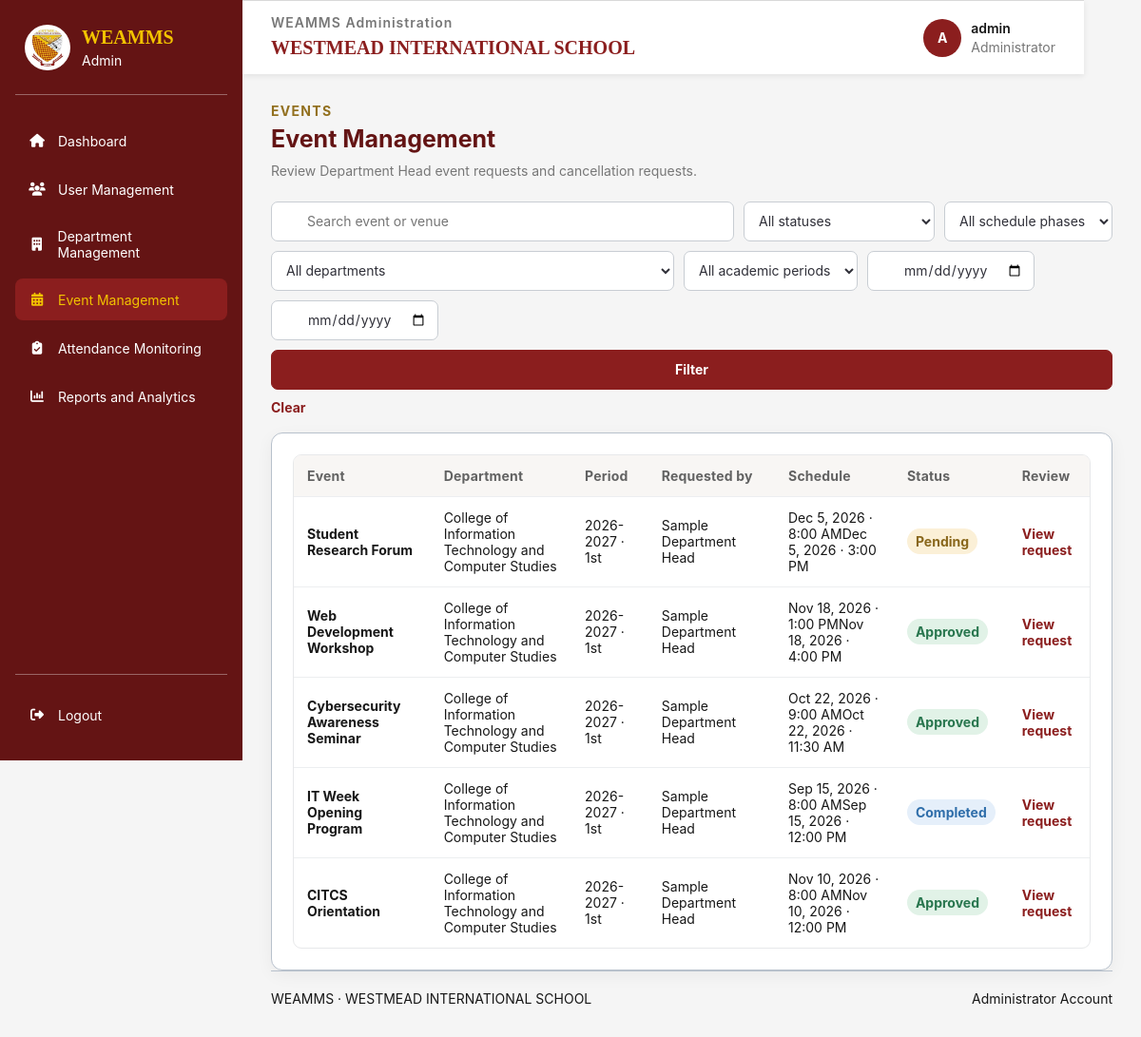
The page /admin/events/index.php (signed in) on the database its author committed.
### tables this page shows
CREATE TABLE `events` (
  `event_id` bigint(20) UNSIGNED NOT NULL,
  `department_id` bigint(20) UNSIGNED NOT NULL,
  `requested_by` bigint(20) UNSIGNED NOT NULL,
  `academic_period_id` bigint(20) UNSIGNED NOT NULL,
  `event_title` varchar(200) NOT NULL,
  `event_description` text DEFAULT NULL,
  `venue` varchar(200) DEFAULT NULL,
  `start_at` datetime NOT NULL,
  `end_at` datetime NOT NULL,
  `attendance_opens_at` datetime DEFAULT NULL,
  `attendance_closes_at` datetime DEFAULT NULL,
  `event_status` enum('pending','approved','rejected','cancelled','cancellation_requested','completed') NOT NULL DEFAULT 'pending',
  `admin_reviewed_by` bigint(20) UNSIGNED DEFAULT NULL,
  `admin_reviewed_at` datetime DEFAULT NULL,
  `admin_remarks` text DEFAULT NULL,
  `cancellation_requested_at` datetime DEFAULT NULL,
  `cancellation_requested_by` bigint(20) UNSIGNED DEFAULT NULL,
  `cancellation_request_remarks` text DEFAULT NULL,
  `created_at` timestamp NOT NULL DEFAULT current_timestamp(),
  `updated_at` timestamp NOT NULL DEFAULT current_timestamp() ON UPDATE current_timestamp()
);

CREATE TABLE `departments` (
  `department_id` bigint(20) UNSIGNED NOT NULL,
  `department_code` varchar(30) NOT NULL,
  `department_name` varchar(150) NOT NULL,
  `description` text DEFAULT NULL,
  `is_active` tinyint(1) NOT NULL DEFAULT 1,
  `department_head_can_edit` tinyint(1) NOT NULL DEFAULT 0,
  `department_head_can_edit_attendance` tinyint(1) NOT NULL DEFAULT 0,
  `created_at` timestamp NOT NULL DEFAULT current_timestamp()
);

CREATE TABLE `academic_periods` (
  `academic_period_id` bigint(20) UNSIGNED NOT NULL,
  `academic_year` varchar(20) NOT NULL,
  `semester` enum('1st','2nd','Summer','Other') NOT NULL DEFAULT '1st',
  `start_date` date NOT NULL,
  `end_date` date NOT NULL,
  `is_current` tinyint(1) NOT NULL DEFAULT 0,
  `created_at` timestamp NOT NULL DEFAULT current_timestamp()
);

CREATE TABLE `department_heads` (
  `department_head_id` bigint(20) UNSIGNED NOT NULL,
  `user_id` bigint(20) UNSIGNED NOT NULL,
  `department_id` bigint(20) UNSIGNED NOT NULL,
  `employee_number` varchar(50) DEFAULT NULL,
  `first_name` varchar(100) NOT NULL,
  `middle_name` varchar(100) DEFAULT NULL,
  `last_name` varchar(100) NOT NULL,
  `created_at` timestamp NOT NULL DEFAULT current_timestamp()
);

### includes/admin_context.php (called while the page is built, shortened)
<?php
function adminEscape(mixed $value): string
{
    return htmlspecialchars((string) $value, ENT_QUOTES, 'UTF-8');
}

### admin/events/index.php (the view, shortened to what this page needs)
<?php
require_once __DIR__ . '/../../includes/admin_layout_start.php';
$query = trim(is_string($_GET['q'] ?? null) ? $_GET['q'] : '');
$dateFrom = is_string($_GET['date_from'] ?? null) && preg_match('/^\d{4}-\d{2}-\d{2}$/', $_GET['date_from']) ? $_GET['date_from'] : '';
$dateTo = is_string($_GET['date_to'] ?? null) && preg_match('/^\d{4}-\d{2}-\d{2}$/', $_GET['date_to']) ? $_GET['date_to'] : '';
$sql = 'SELECT e.event_id, e.event_title, e.start_at, e.end_at,
               e.event_status, d.department_name, ap.academic_year, ap.semester,
               dh.first_name, dh.middle_name, dh.last_name
        FROM events e
        INNER JOIN departments d ON d.department_id = e.department_id
        INNER JOIN academic_periods ap ON ap.academic_period_id = e.academic_period_id
        LEFT JOIN department_heads dh ON dh.department_head_id = e.requested_by
        WHERE 1 = 1';
$params = [];
$sql .= ' ORDER BY e.created_at DESC, e.event_id DESC';
$stmt = $pdo->prepare($sql);
$stmt->execute($params);
$events = $stmt->fetchAll(PDO::FETCH_ASSOC);
?>
<section class="admin-content-section">
    <div class="admin-page-heading">
        <div><span class="admin-eyebrow">Events</span><h2>Event Management</h2><p>Review Department Head event requests and cancellation requests.</p></div>
    </div>
    <form class="admin-filters" method="get" action="<?= adminEscape($adminBaseUrl) ?>/admin/events/index.php">
        <label class="admin-search-field"><span class="visually-hidden">Search event</span><input type="search" name="q" value="<?= adminEscape($query) ?>" placeholder="Search event or venue"></label>
        <label><span class="visually-hidden">Filter by status</span><select name="status">
            <option value="">All statuses</option>
        </select></label>
        <label><select name="phase"><option value="">All schedule phases</option></select></label>
        <label><select name="department_id"><option value="">All departments</option></select></label>
        <label><select name="academic_period_id"><option value="">All academic periods</option></select></label>
        <label><span class="visually-hidden">Start date from</span><input type="date" name="date_from" value="<?= adminEscape($dateFrom) ?>"></label>
        <label><span class="visually-hidden">Start date to</span><input type="date" name="date_to" value="<?= adminEscape($dateTo) ?>"></label>
        <button class="admin-filter-button" type="submit">Filter</button>
        <a class="admin-reset-link" href="<?= adminEscape($adminBaseUrl) ?>/admin/events/index.php">Clear</a>
    </form>
    <div class="admin-panel">
        <?php if ($events === []): ?>
            <p>No matching events.</p>
        <?php else: ?>
            <div class="admin-table-wrap">
                <table class="admin-table">
                    <thead><tr><th scope="col">Event</th><th scope="col">Department</th><th scope="col">Period</th><th scope="col">Requested by</th><th scope="col">Schedule</th><th scope="col">Status</th><th scope="col">Review</th></tr></thead>
                    <tbody>
                        <?php foreach ($events as $event): ?>
                            <?php $headName = trim(($event['first_name'] ?? '') . ' ' . (($event['middle_name'] ?? '') ? $event['middle_name'] . ' ' : '') . ($event['last_name'] ?? '')); ?>
                            <tr>
                                <td data-label="Event"><strong><?= adminEscape($event['event_title']) ?></strong></td>
                                <td data-label="Department"><?= adminEscape($event['department_name']) ?></td>
                                <td data-label="Period"><?= adminEscape($event['academic_year'] . ' · ' . $event['semester']) ?></td>
                                <td data-label="Requested by"><?= adminEscape($headName ?: '—') ?></td>
                                <td data-label="Schedule"><?= adminEscape(date('M j, Y · g:i A', strtotime($event['start_at']))) ?><span><?= adminEscape(date('M j, Y · g:i A', strtotime($event['end_at']))) ?></span></td>
                                <td data-label="Status"><span class="status-pill status-<?= adminEscape($event['event_status']) ?>"><?= adminEscape(ucwords(str_replace('_', ' ', $event['event_status']))) ?></span></td>
                                <td data-label="Review"><a class="admin-action-link" href="<?= adminEscape($adminBaseUrl) ?>/admin/events/view.php?id=<?= (int) $event['event_id'] ?>">View request</a></td>
                            </tr>
                        <?php endforeach; ?>
                    </tbody>
                </table>
            </div>
        <?php endif; ?>
    </div>
</section>
<?php require __DIR__ . '/../../includes/footer.php'; ?>
</main>
</body>
</html>

### assets/css/style.css (style rules this page uses)
:root { --wis-maroon-light: #B43737; --wis-maroon: #8B1E1E; --wis-maroon-dark: #641414; --wis-gold: #F2C300; --wis-gold-dark: #D6A900; --wis-white: #FFFFFF; --wis-light-blue: #E8F0FE; --wis-black: #171717; --wis-background: #F5F5F5; --wis-border: #B8C1CC; --wis-shadow: 0 8px 25px rgba(0, 0, 0, 0.10); }
* { box-sizing: border-box; margin: 0; padding: 0; }
html { scroll-behavior: smooth; }
body { display: flex; justify-content: center; align-items: flex-start; min-height: 100vh; padding: 0 20px; background: var(--wis-background); color: var(--wis-black); font-family: Arial, Helvetica, sans-serif; }
form { width: 100%; margin: 0 auto; }
button { display: block; width: 100%; min-height: 48px; padding: 12px 14px; border: 2px solid var(--wis-maroon); border-radius: 7px; background: var(--wis-maroon); color: var(--wis-white); font-family: Arial, Helvetica, sans-serif; font-size: 14px; font-weight: 700; cursor: pointer; transition: background 0.2s ease, border-color 0.2s ease, color 0.2s ease, transform 0.2s ease; }

### assets/css/admin.css (style rules this page uses)
body { align-items: center; }
.admin-dashboard-page { display: flex; align-items: flex-start; justify-content: flex-start; min-height: 100vh; padding: 0; background: #f5f5f5; color: #171717; font-family: 'Inter', Arial, sans-serif; }
.admin-content-section { width: 100%; max-width: 1500px; margin: 30px auto 0; }
.admin-page-heading { display: flex; align-items: flex-end; justify-content: space-between; gap: 18px; margin-bottom: 22px; }
.admin-eyebrow { display: block; margin-bottom: 5px; color: #92701f; font-size: 14px; font-weight: 700; letter-spacing: 1.3px; text-transform: uppercase; }
.admin-page-heading h2 { margin: 0; color: #641414; font-size: 25px; line-height: 1.3; }
.admin-page-heading p, .admin-panel-heading p { margin: 6px 0 0; color: #777; font-size: 14px; line-height: 1.5; }
.admin-panel { min-width: 0; padding: 22px; border: 1px solid #b8c1cc; border-radius: 12px; background: #fff; box-shadow: 0 5px 18px rgb(0 0 0 / 5%); }
.admin-filters { display: flex; align-items: center; flex-wrap: wrap; gap: 10px; margin-bottom: 18px; }
.admin-filters label { margin: 0; }
.admin-search-field { position: relative; display: block; flex: 1 1 270px; min-width: 180px; }
.admin-filters input, .admin-filters select { width: 100%; min-height: 42px; padding: 9px 11px; border: 1px solid #c8cdd3; border-radius: 7px; background: #fff; color: #303039; font: inherit; font-size: 14px; }
.admin-filters input { padding-left: 37px; }
.admin-filters select { min-width: 150px; }
.admin-filter-button { min-height: 42px; padding: 9px 16px; border: 1px solid #8b1e1e; border-radius: 7px; background: #8b1e1e; color: #fff; font: inherit; font-size: 14px; font-weight: 700; cursor: pointer; }
.admin-reset-link { color: #8b1e1e; font-size: 14px; font-weight: 700; text-decoration: none; }
.admin-table-wrap { width: 100%; overflow-x: auto; border: 1px solid #e7e8ea; border-radius: 9px; }
.admin-table { width: 100%; border-collapse: collapse; text-align: left; }
.admin-table th, .admin-table td { padding: 13px 14px; border-bottom: 1px solid #eceef0; vertical-align: middle; font-size: 14px; }
.admin-table th { background: #f8f6f4; color: #626262; font-size: 14px; font-weight: 700; letter-spacing: 0.2px; white-space: nowrap; }
.admin-table tbody tr:last-child td { border-bottom: 0; }
.admin-action-link { color: #8b1e1e; font-weight: 700; text-decoration: none; }
.admin-dashboard-page .status-pill { display: inline-flex; align-items: center; padding: 5px 9px; border-radius: 20px; font-size: 14px; font-weight: 700; }
.admin-dashboard-page .status-approved { background: #e1f2e7; color: #28764e; }
.admin-dashboard-page .status-pending, .admin-dashboard-page .status-cancellation_requested { background: #fbf0d7; color: #89671b; }
.admin-dashboard-page .status-completed { background: #e5effa; color: #2f6eaa; }

### rows shown on the page
events: event_title "Student Research Forum", department.department_name "College of Information Technology and Computer Studies", academic_period.semester "2026-2027 · 1st", requested_by.last_name "Sample Department Head", start_at "Dec 5, 2026 · 8:00 AM", end_at "Dec 5, 2026 · 3:00 PM", event_status "Pending"
events: event_title "Web Development Workshop", department.department_name "College of Information Technology and Computer Studies", academic_period.semester "2026-2027 · 1st", requested_by.last_name "Sample Department Head", start_at "Nov 18, 2026 · 1:00 PM", end_at "Nov 18, 2026 · 4:00 PM", event_status "Approved"
events: event_title "Cybersecurity Awareness Seminar", department.department_name "College of Information Technology and Computer Studies", academic_period.semester "2026-2027 · 1st", requested_by.last_name "Sample Department Head", start_at "Oct 22, 2026 · 9:00 AM", end_at "Oct 22, 2026 · 11:30 AM", event_status "Approved"
events: event_title "IT Week Opening Program", department.department_name "College of Information Technology and Computer Studies", academic_period.semester "2026-2027 · 1st", requested_by.last_name "Sample Department Head", start_at "Sep 15, 2026 · 8:00 AM", end_at "Sep 15, 2026 · 12:00 PM", event_status "Completed"
events: event_title "CITCS Orientation", department.department_name "College of Information Technology and Computer Studies", academic_period.semester "2026-2027 · 1st", requested_by.last_name "Sample Department Head", start_at "Nov 10, 2026 · 8:00 AM", end_at "Nov 10, 2026 · 12:00 PM", event_status "Approved"

### other values the page prints
str_replace('_', ' ', $role) "Admin"
$label "Dashboard"
$label "User Management"
$label "Department Management"
$label "Event Management"
$label "Attendance Monitoring"
$label "Reports and Analytics"
adminEscape($adminInitial) "A"
adminEscape($adminUsername) "admin"
$footerRoleLabel "Administrator"
